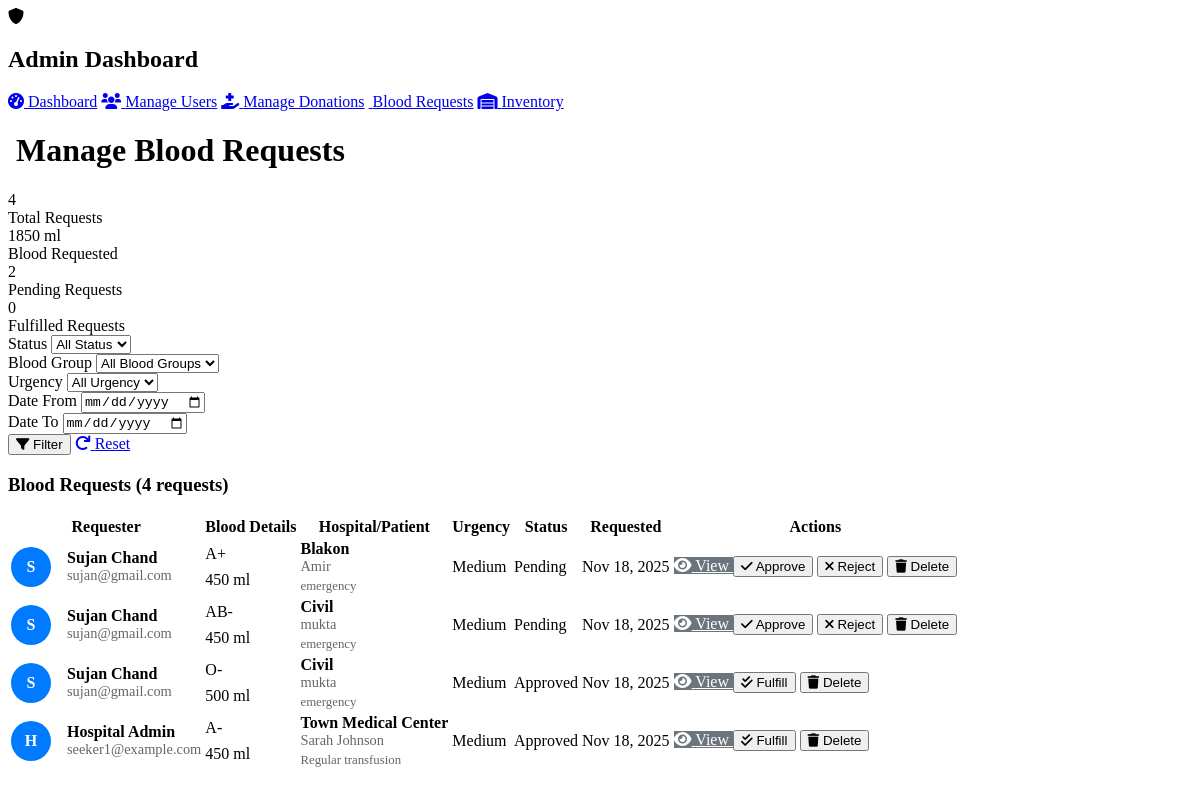
The page /admin/demo_blood_request.php on the database its author committed.
### tables this page shows
CREATE TABLE `blood_requests` (
  `id` int(11) NOT NULL,
  `seeker_id` int(11) DEFAULT NULL,
  `blood_group` enum('A+','A-','B+','B-','AB+','AB-','O+','O-') NOT NULL,
  `quantity_ml` int(11) NOT NULL,
  `urgency_level` enum('low','medium','high','critical') NOT NULL,
  `hospital_name` varchar(255) DEFAULT NULL,
  `patient_name` varchar(100) DEFAULT NULL,
  `reason` text DEFAULT NULL,
  `status` enum('pending','approved','rejected','fulfilled') DEFAULT 'pending',
  `created_at` timestamp NOT NULL DEFAULT current_timestamp()
);

CREATE TABLE `users` (
  `id` int(11) NOT NULL,
  `username` varchar(50) NOT NULL,
  `email` varchar(100) NOT NULL,
  `password` varchar(255) NOT NULL,
  `role` enum('admin','donor','seeker') NOT NULL,
  `full_name` varchar(100) NOT NULL,
  `blood_group` enum('A+','A-','B+','B-','AB+','AB-','O+','O-') DEFAULT NULL,
  `date_of_birth` date DEFAULT NULL,
  `phone` varchar(15) DEFAULT NULL,
  `address` text DEFAULT NULL,
  `status` enum('active','inactive') DEFAULT 'active',
  `created_at` timestamp NOT NULL DEFAULT current_timestamp()
);

### admin/demo_blood_request.php (the view, shortened to what this page needs)
<?php
$database = new Database();
$db = $database->getConnection();
$date_from = $_GET['date_from'] ?? '';
$date_to = $_GET['date_to'] ?? '';
$query = "SELECT br.*, u.full_name, u.email, u.phone
          FROM blood_requests br
          JOIN users u ON br.seeker_id = u.id
          WHERE 1=1";
$params = [];
$query .= " ORDER BY
    CASE br.urgency_level
        WHEN 'critical' THEN 1
        WHEN 'high' THEN 2
        WHEN 'medium' THEN 3
        WHEN 'low' THEN 4
    END, br.created_at DESC";
$stmt = $db->prepare($query);
$stmt->execute($params);
$blood_requests = $stmt->fetchAll(PDO::FETCH_ASSOC);
$stats_query = "SELECT
    COUNT(*) as total_requests,
    SUM(quantity_ml) as total_blood_requested,
    COUNT(CASE WHEN status = 'pending' THEN 1 END) as pending_requests,
    COUNT(CASE WHEN status = 'fulfilled' THEN 1 END) as fulfilled_requests
    FROM blood_requests";
$stats_stmt = $db->prepare($stats_query);
$stats_stmt->execute();
$request_stats = $stats_stmt->fetch(PDO::FETCH_ASSOC);
?>
<!DOCTYPE html>
<html lang="en">
<head>
    <link rel="stylesheet" href="https://cdnjs.cloudflare.com/ajax/libs/font-awesome/6.0.0/css/all.min.css">
</head>
<body>
    <header class="admin-header">
        <nav class="admin-nav">
            <div class="admin-brand">
                <i class="fas fa-shield-alt"></i>
                <h1>Admin Dashboard</h1>
            </div>
        </nav>
    </header>
    <nav class="admin-menu">
        <div class="menu-container">
            <div class="menu-links">
                <a href="dashboard.php"><i class="fas fa-tachometer-alt"></i> Dashboard</a>
                <a href="manage_users.php"><i class="fas fa-users"></i> Manage Users</a>
                <a href="manage_donations.php"><i class="fas fa-hand-holding-medical"></i> Manage Donations</a>
                <a href="manage_blood_requests.php" class="active"><i class="fas fa-blood"></i> Blood Requests</a>
                <a href="blood_inventory.php"><i class="fas fa-warehouse"></i> Inventory</a>
            </div>
        </div>
    </nav>
    <div class="admin-container">
        <div class="page-header">
            <h1 class="page-title"><i class="fas fa-blood"></i> Manage Blood Requests</h1>
        </div>
        <div class="stats-grid">
            <div class="stat-card">
                <div class="stat-number"><?php echo $request_stats['total_requests'] ?? '0'; ?></div>
                <div class="stat-label">Total Requests</div>
            </div>
            <div class="stat-card">
                <div class="stat-number"><?php echo $request_stats['total_blood_requested'] ?? '0'; ?> ml</div>
                <div class="stat-label">Blood Requested</div>
            </div>
            <div class="stat-card">
                <div class="stat-number"><?php echo $request_stats['pending_requests'] ?? '0'; ?></div>
                <div class="stat-label">Pending Requests</div>
            </div>
            <div class="stat-card">
                <div class="stat-number"><?php echo $request_stats['fulfilled_requests'] ?? '0'; ?></div>
                <div class="stat-label">Fulfilled Requests</div>
            </div>
        </div>
        <div class="filters-card">
            <form method="GET" class="filter-form">
                <div class="form-group">
                    <label>Status</label>
                    <select name="status">
                        <option value="">All Status</option>
                    </select>
                </div>
                <div class="form-group">
                    <label>Blood Group</label>
                    <select name="blood_group">
                        <option value="">All Blood Groups</option>
                    </select>
                </div>
                <div class="form-group">
                    <label>Urgency</label>
                    <select name="urgency">
                        <option value="">All Urgency</option>
                    </select>
                </div>
                <div class="form-group">
                    <label>Date From</label>
                    <input type="date" name="date_from" value="<?php echo htmlspecialchars($date_from); ?>">
                </div>
                <div class="form-group">
                    <label>Date To</label>
                    <input type="date" name="date_to" value="<?php echo htmlspecialchars($date_to); ?>">
                </div>
                <div class="form-group">
                    <button type="submit" class="btn btn-primary">
                        <i class="fas fa-filter"></i> Filter
                    </button>
                    <a href="manage_blood_requests.php" class="btn btn-secondary" style="margin-top: 0.5rem;">
                        <i class="fas fa-redo"></i> Reset
                    </a>
                </div>
            </form>
        </div>
        <div class="requests-table">
            <div class="table-header">
                <h3>Blood Requests (<?php echo count($blood_requests); ?> requests)</h3>
            </div>
            <div class="table-container">
                <?php if (count($blood_requests) > 0): ?>
                    <table>
                        <thead>
                            <tr>
                                <th>Requester</th>
                                <th>Blood Details</th>
                                <th>Hospital/Patient</th>
                                <th>Urgency</th>
                                <th>Status</th>
                                <th>Requested</th>
                                <th>Actions</th>
                            </tr>
                        </thead>
                        <tbody>
                            <?php foreach ($blood_requests as $request): ?>
                                <tr>
                                    <td>
                                        <div style="display: flex; align-items: center; gap: 1rem;">
                                            <div class="user-avatar" style="width: 40px; height: 40px; background: #007bff; border-radius: 50%; display: flex; align-items: center; justify-content: center; color: white; font-weight: bold;">
                                                <?php echo strtoupper(substr($request['full_name'], 0, 1)); ?>
                                            </div>
                                            <div>
                                                <div style="font-weight: 600;"><?php echo htmlspecialchars($request['full_name']); ?></div>
                                                <div style="color: #666; font-size: 0.9rem;"><?php echo htmlspecialchars($request['email']); ?></div>
                                            </div>
                                        </div>
                                    </td>
                                    <td>
                                        <div>
                                            <span class="blood-group-badge"><?php echo $request['blood_group']; ?></span>
                                            <div class="quantity-display" style="margin-top: 0.5rem;"><?php echo $request['quantity_ml']; ?> ml</div>
                                        </div>
                                    </td>
                                    <td>
                                        <div style="font-weight: 600;"><?php echo htmlspecialchars($request['hospital_name'] ?? 'N/A'); ?></div>
                                        <div style="color: #666; font-size: 0.9rem;"><?php echo htmlspecialchars($request['patient_name'] ?? 'N/A'); ?></div>
                                        <?php if ($request['reason']): ?>
                                            <div style="color: #666; font-size: 0.8rem; margin-top: 0.25rem;"><?php echo htmlspecialchars($request['reason']); ?></div>
                                        <?php endif; ?>
                                    </td>
                                    <td>
                                        <span class="urgency-badge urgency-<?php echo $request['urgency_level']; ?>">
                                            <?php echo ucfirst($request['urgency_level']); ?>
                                        </span>
                                    </td>
                                    <td>
                                        <span class="status-badge status-<?php echo $request['status']; ?>">
                                            <?php echo ucfirst($request['status']); ?>
                                        </span>
                                    </td>
                                    <td>
                                        <?php echo date('M j, Y', strtotime($request['created_at'])); ?>
                                    </td>
                                    <td>
                                        <div class="action-buttons">
                                            <a href="?view=<?php echo $request['id']; ?>" class="btn btn-view btn-sm">
                                                <i class="fas fa-eye"></i> View
                                            </a>
                                            <?php if ($request['status'] == 'pending'): ?>
                                                <form method="POST" style="display: inline;">
                                                    <button type="submit" class="btn btn-success btn-sm" onclick="return confirm('Approve this blood request?')">
                                                        <i class="fas fa-check"></i> Approve
                                                    </button>
                                                </form>
                                                <form method="POST" style="display: inline;">
                                                    <button type="submit" class="btn btn-warning btn-sm" onclick="return confirm('Reject this blood request?')">
                                                        <i class="fas fa-times"></i> Reject
                                                    </button>
                                                </form>
                                            <?php elseif ($request['status'] == 'approved'): ?>
                                                <form method="POST" style="display: inline;">
                                                    <button type="submit" class="btn btn-info btn-sm" onclick="return confirm('Fulfill this blood request? This will deduct from inventory.')">
                                                        <i class="fas fa-check-double"></i> Fulfill
                                                    </button>
                                                </form>
                                            <?php endif; ?>
                                            <form method="POST" style="display: inline;">
                                                <button type="submit" class="btn btn-danger btn-sm" onclick="return confirm('Delete this blood request permanently?')">
                                                    <i class="fas fa-trash"></i> Delete
                                                </button>
                                            </form>
                                        </div>
                                    </td>
                                </tr>
                            <?php endforeach; ?>
                        </tbody>
                    </table>
                <?php endif; ?>
            </div>
        </div>
    </div>
</body>
</html>

### admin/demo_blood_request.php (style rules this page uses)
.btn-view { background: #6c757d; color: white; }

### rows shown on the page
blood_requests: seeker.full_name "S", seeker.full_name "Sujan Chand", seeker.email "sujan@gmail.com", blood_group "A+", quantity_ml "450", hospital_name "Blakon", patient_name "Amir", reason "emergency", urgency_level "Medium", status "Pending", created_at "Nov 18, 2025"
blood_requests: seeker.full_name "S", seeker.full_name "Sujan Chand", seeker.email "sujan@gmail.com", blood_group "AB-", quantity_ml "450", hospital_name "Civil", patient_name "mukta", reason "emergency", urgency_level "Medium", status "Pending", created_at "Nov 18, 2025"
blood_requests: seeker.full_name "S", seeker.full_name "Sujan Chand", seeker.email "sujan@gmail.com", blood_group "O-", quantity_ml "500", hospital_name "Civil", patient_name "mukta", reason "emergency", urgency_level "Medium", status "Approved", created_at "Nov 18, 2025"
blood_requests: seeker.full_name "H", seeker.full_name "Hospital Admin", seeker.email "seeker1@example.com", blood_group "A-", quantity_ml "450", hospital_name "Town Medical Center", patient_name "Sarah Johnson", reason "Regular transfusion", urgency_level "Medium", status "Approved", created_at "Nov 18, 2025"

### other values the page prints
$request_stats['total_requests'] "4"
$request_stats['total_blood_requested'] "1850"
$request_stats['pending_requests'] "2"
$request_stats['fulfilled_requests'] "0"
count($blood_requests) "4"
